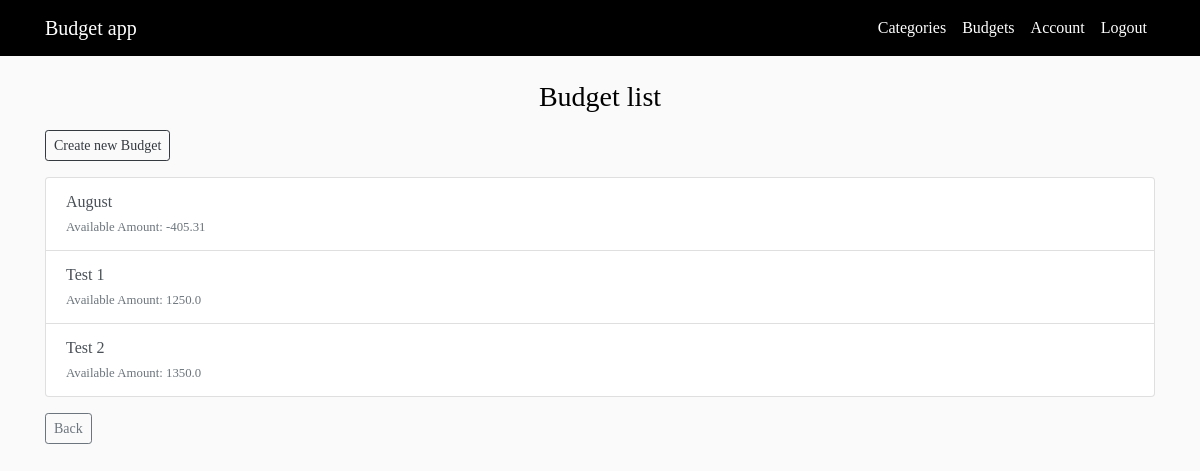
The page /budgets (signed in) on the database as committed earlier.
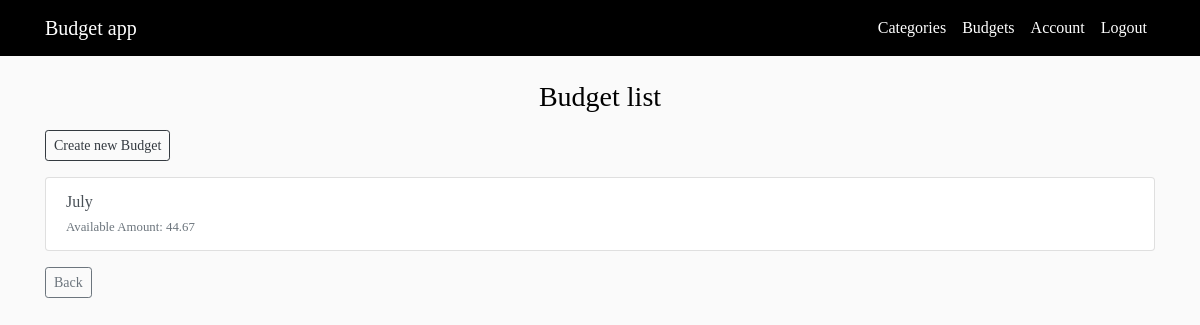
The same page on the database as committed later.
### budget_app/models.py (models this page shows, shortened)
class Budget(db.Model):
    id  = db.Column(db.Integer,primary_key=True)
    name = db.Column(db.String)
    inicial_amount = db.Column(db.Float)
    saving_amount = db.Column(db.Float,nullable=True,default=0)
    available_amount = db.Column(db.Float,nullable=True,default=0)
    user_id = db.Column(db.Integer,db.ForeignKey('user.id'),nullable=False)

### budget_app/routes.py (the view)
@app.route('/budgets')
@login_required
def budgets():
    budgets = Budget.query.filter_by(user_id=current_user.id)
    return render_template('budgets.html',title='Budgets',budgets=budgets)

### budget_app/models.py (called while the page is built)
@login_manager.user_loader
def load_user(user_id):
    return User.query.get(int(user_id))

### budget_app/templates/budgets.html
{% extends "layout.html" %}
{% block content %}
<div class="text-center mb-3">
    <h3>Budget list</h3>
</div>
<div class="clearfix">
    <a class="btn btn-sm btn-outline-dark mb-3" href="{{ url_for('new_budget') }}">Create new Budget</a>
</div>
<div class="list-group">
    {% for budget in budgets %}
    <a href="{{ url_for('budget',budget_id=budget.id) }}" class="list-group-item list-group-item-action">
        <div>
            {{ budget.name }}
        </div>
        <small class="text-muted">Available Amount: {{(budget.available_amount | round(2))}}</small>
    </a>
    {% endfor %}
</div>
<a class="btn btn-sm btn-outline-secondary mt-3 mb-2" href="{{ url_for('home') }}">Back</a>
{% endblock %}

Rows that differ between the two databases and show on the page:
removed Budget: name "Test 1", available_amount "1250.0"
removed Budget: name "Test 2", available_amount "1350.0"
changed Budget: name "August" → "July"; available_amount "-405.31" → "44.67"
